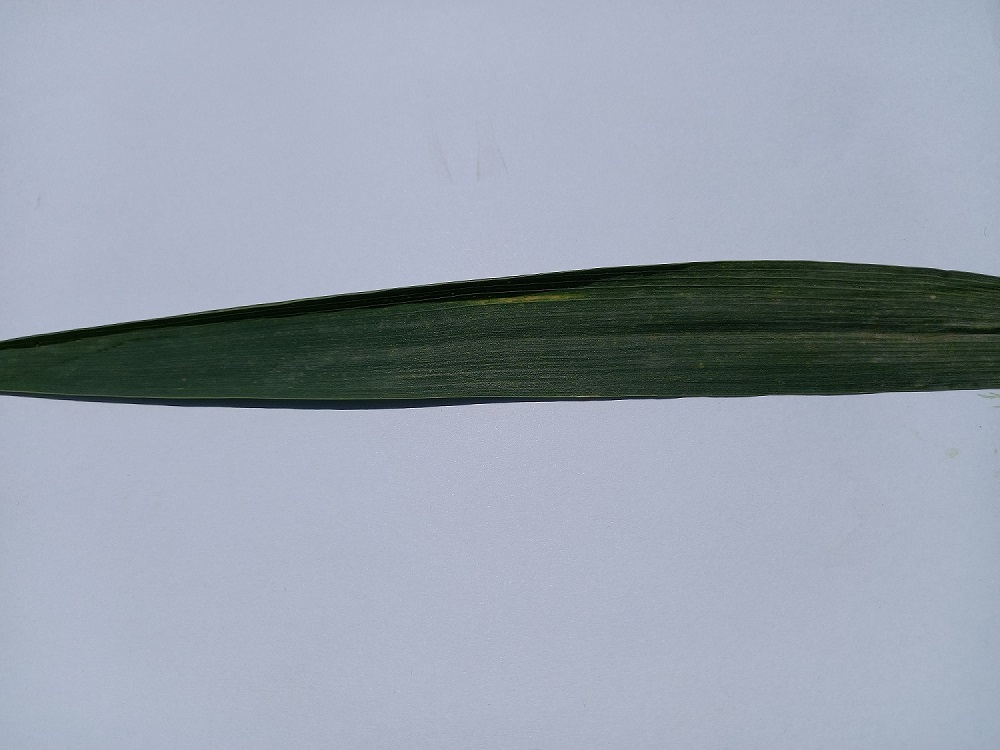
#> input picture Segmentation/grabcut/input/input.jpg, 1000 x 750 px
$ python grabcut.py
#> lines starting #> are read from the running program, lines starting #| are printed output that depends on the picture
import numpy as np
import cv2
from PIL import Image
import time


def load_image(img_path):
#> called with img_path = 'input/input.jpg'
    image = cv2.imread(img_path)
#> image is the input picture: shape (750, 1000, 3); mean B, G, R 173.8, 160.4, 151.7
    return cv2.cvtColor(image, cv2.COLOR_BGR2RGB)

def init_grabcut_mask(h, w):
    mask = np.ones((h, w), np.uint8) * cv2.GC_PR_BGD
    mask[h//4:3*h//4, w//4:3*w//4] = cv2.GC_PR_FGD
    mask[2*h//5:3*h//5, 2*w//5:3*w//5] = cv2.GC_FGD
    return mask

def remove_background(image):
    h, w = image.shape[:2]
#> h = 750; w = 1000
    mask = init_grabcut_mask(h, w)
    bgm = np.zeros((1, 65), np.float64)
    fgm = np.zeros((1, 65), np.float64)
    cv2.grabCut(image, mask, None, bgm, fgm, 1, cv2.GC_INIT_WITH_MASK)
    mask_binary = np.where((mask == 2) | (mask == 0), 0, 1).astype('uint8')
    result = cv2.bitwise_and(image, image, mask = mask_binary)
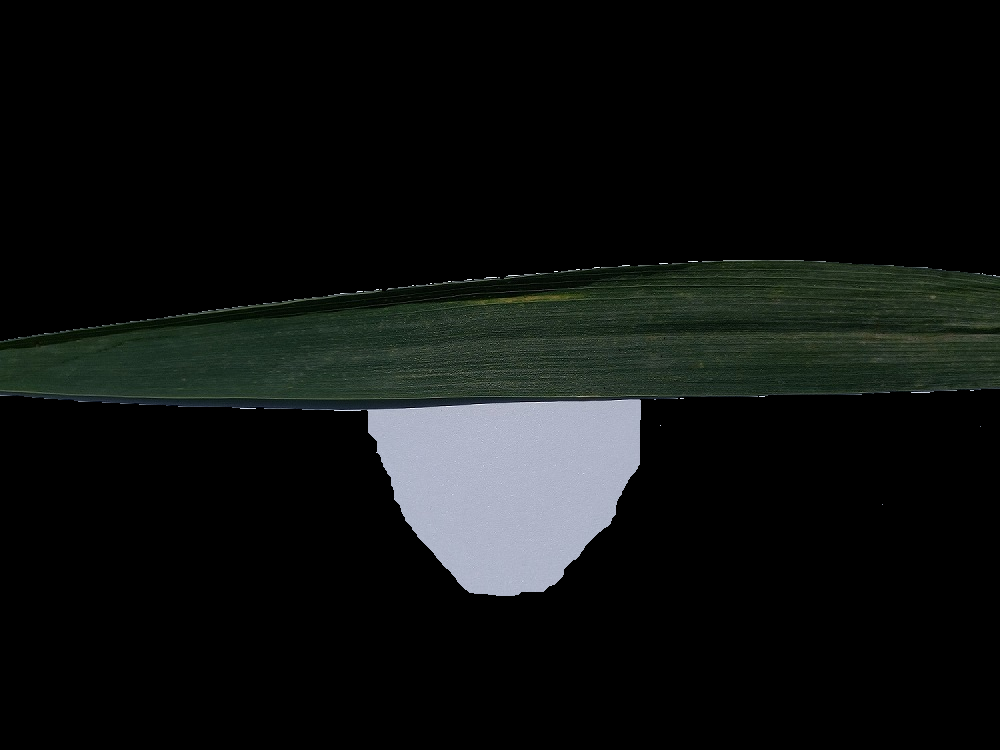
#> result: shape (750, 1000, 3); mean R, G, B 14.5, 17, 16
    #add_contours(result, mask_binary) # optional, adds visualizations
    return result

def process_image(img_path):
    im = load_image(img_path)
#     for i in range(1,len(train_images)*2, 2):
#         im = cv2.resize(train_images.iloc[i // 2], (1024, 1541))
    im = remove_background(im)
    img = Image.fromarray(im)
    img.save('output/output.jpg')


if __name__ == '__main__':
    process_image('input/input.jpg')
